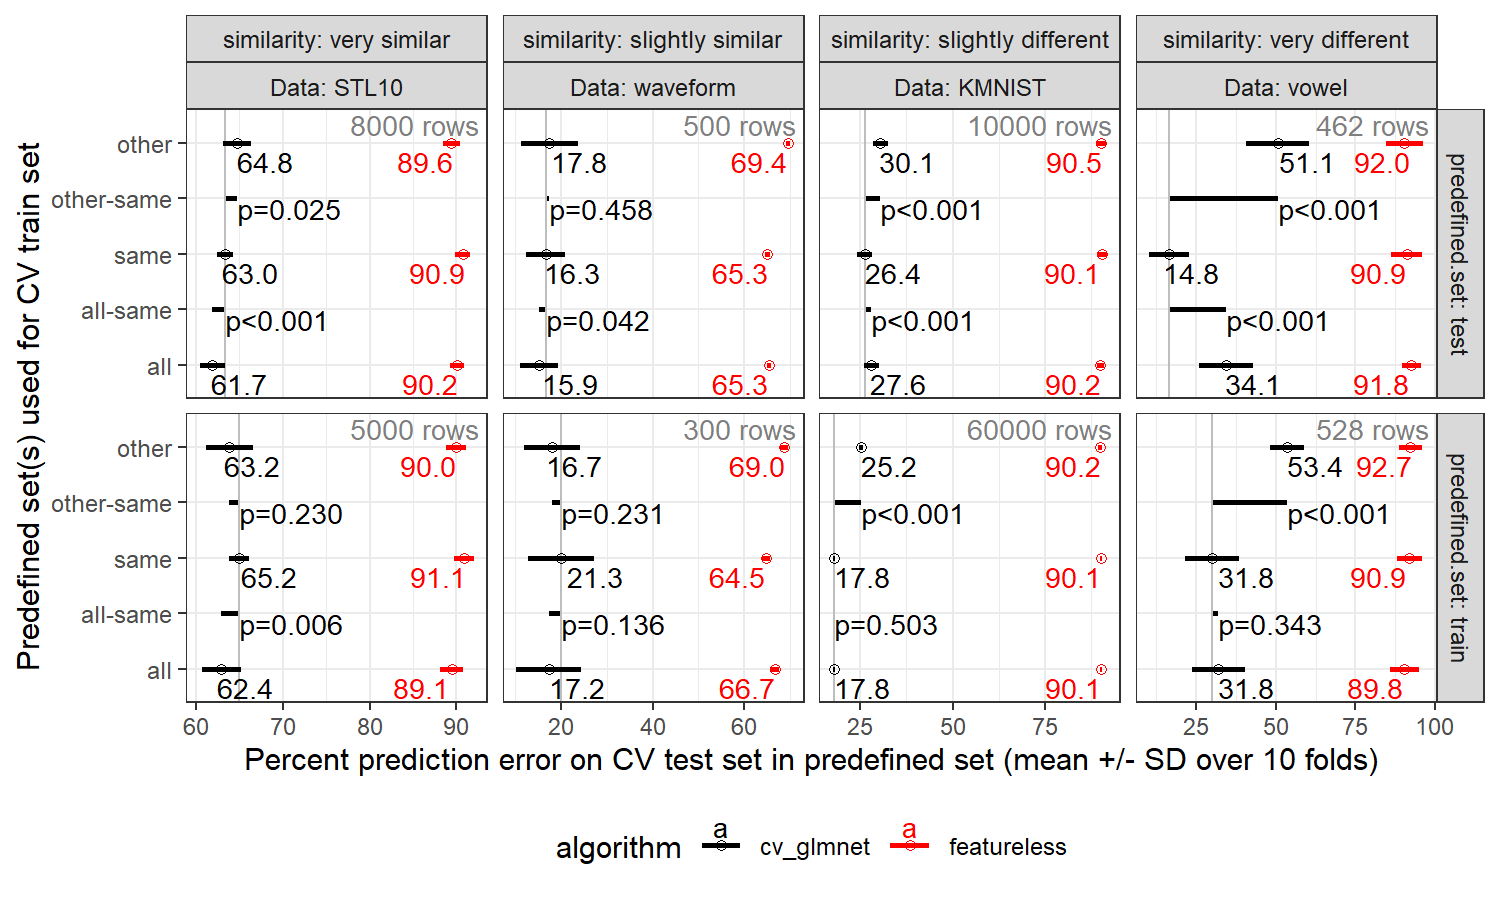

Write R code to recreate this figure.
library(ggplot2)
library(data.table)
score.atomic <- fread("data_Classif_batchmark_registry.csv")
score.atomic[, `:=`(
  test_subset = test.group,
  train_subsets = train.groups
)][]

Data <- function(data.name, Data){
  data.table(data.name, Data)
}
disp.dt <- rbind(
  Data("CanadaFires_all","CanadaFiresA"),
  Data("CanadaFires_downSampled","CanadaFiresD"),
  Data("MNIST_EMNIST", "IPair_E"),
  Data("MNIST_EMNIST_rot", "IPair_E_rot"),
  Data("MNIST_FashionMNIST","IPair_Fashion"))
meta.raw <- data.table::fread("data-meta.csv")[
  grepl("train|test",group.small.name), `:=`(
    test=ifelse(group.small.name=="test", group.small.N, group.large.N),
    train=ifelse(group.small.name=="train", group.small.N, group.large.N)
  )
][
, `test%` := as.integer(100*test/rows)
][
, subset_type := fcase(
  grepl("MNIST_", data.name), "ImagePair",
  !is.na(test), "train/test",
  default="time/space")
][]
meta.dt <- disp.dt[
  meta.raw, on="data.name"
][is.na(Data), Data := data.name][]
score.join <- meta.dt[score.atomic, on="data.name"]
tt.join <- score.join[
  grepl("train|test",group.small.name)
][
, predefined.set := test_subset
][]

dot.both <- dcast(
  tt.join,
  Data + task_id + `test%` + rows + train_subsets + predefined.set + algorithm ~ .,
  list(
    length, median,
    mean, sd,
    q25=function(x)quantile(x,0.25),
    q75=function(x)quantile(x,0.75)),
  value.var="percent.error")
dot.counts <- dot.both[algorithm=="cv_glmnet"]
meta.long <- melt(
  meta.dt,
  measure.vars=c("test","train"),
  variable.name="predefined.set",
  na.rm=TRUE)


Show <- function(Data, similarity){
  data.table(Data,similarity)
}
show.names <- rbind(
  Show("STL10","very similar"),
  Show("waveform","slightly similar"),
  Show("KMNIST","slightly different"),
  Show("vowel","very different")
)[, similarity := factor(similarity,similarity)]
show.meta <- meta.long[show.names,on="Data"]
show.both <- dot.both[show.names,on="Data"]
(tab.wide <- dcast(
  score.join[algorithm=="cv_glmnet"],
  subset_type + Data + test_subset + test.fold ~ train_subsets,
  value.var="percent.error"))
(tab.long.raw <- melt(
  tab.wide,
  measure=c("other","all"),
  variable.name="compare_name",
  value.name="compare_error"))
computeP <- function(...){
  by.vec <- c(...)
  tab.long.raw[, {
    test.res <- t.test(compare_error, same, paired=TRUE)
    log.signed.p <- function(signed.p){
      sign(signed.p)*abs(log10(abs(signed.p)))
    }
    with(test.res, data.table(
      estimate,
      p.value,
      compare_mean=mean(compare_error,na.rm=TRUE),
      same_mean=mean(same,na.rm=TRUE),
      log10.p=log10(p.value),
      sign.log.p=log.signed.p(p.value*sign(estimate)),
      N=.N))
  }, by=by.vec]
}
p.each.group <- computeP("subset_type","Data","compare_name","test_subset")
show.p <- meta.dt[
  p.each.group[show.names,on="Data"],
  on=.(Data,subset_type)
][
, `:=`(
  train_subsets = paste0(compare_name,"-same"),
  algorithm = "cv_glmnet",
  predefined.set = test_subset
)][]
text.size <- 3.5
gg <- ggplot()+
  theme_bw()+
  theme(legend.position="bottom")+
  scale_color_manual(values=c(
    cv_glmnet="black",
    featureless="red"))+
  geom_text(aes(
    Inf, Inf, label=sprintf("%d rows ", value)),
    hjust=1,
    vjust=1.2,
    size=text.size,
    color="grey50",
    data=show.meta)+
  geom_segment(aes(
    compare_mean, train_subsets,
    color=algorithm,
    xend=same_mean, yend=train_subsets),
    linewidth=1,
    data=show.p)+
  geom_text(aes(
    pmax(compare_mean, same_mean),
    train_subsets,
    label=if(FALSE){
      sprintf(
        "Diff=%.1f\np%s",
        estimate,
        ifelse(
          p.value<0.001,
          "<0.001",
          sprintf("=%.3f",p.value)))
    }else{
      ifelse(
        p.value<0.001,
        "p<0.001",
        sprintf("p=%.3f",p.value))
    }),
    size=text.size,
    hjust=0,
    vjust=1,
    data=show.p)+
  geom_vline(aes(
    xintercept=same_mean),
    color="grey",
    data=show.p)+
  geom_segment(aes(
    percent.error_mean+percent.error_sd,
    train_subsets,
    color=algorithm,
    xend=percent.error_mean-percent.error_sd,
    yend=train_subsets),
    linewidth=1,
    data=show.both)+
  geom_point(aes(
    percent.error_mean, train_subsets, color=algorithm),
    shape=1,
    data=show.both)+
  geom_text(aes(
    percent.error_median, train_subsets,
    color=algorithm,
    hjust=ifelse(algorithm=="featureless",1,0),
    label=sprintf("%.1f", percent.error_median)),
    size=text.size,
    vjust=1.4,
    data=show.both)+
  facet_grid(predefined.set ~ similarity + Data, labeller=label_both, scales="free")+
  scale_x_continuous(
    "Percent prediction error on CV test set in predefined set (mean +/- SD over 10 folds)")+
  scale_y_discrete(
    "Predefined set(s) used for CV train set",
    limits=c(
      "all",
      "all-same",
      "same",
      "other-same",
      "other"))
png("figure3.png", width=7.5, height=4.5, units="in", res=200)
print(gg)
dev.off()
